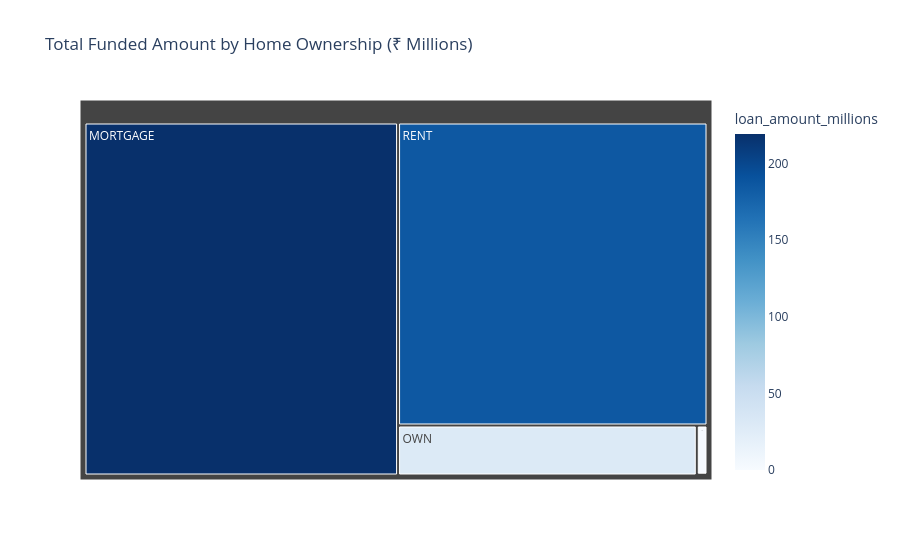

The cell this chart's notebook holds for it:
### Markdown cell above
### HOME OWNERSHIP BY TOTAL FUNDED AMOUNT

### Code cell
home_funding = df.groupby('home_ownership')['loan_amount'].sum().reset_index()

home_funding['loan_amount_millions'] = (
    home_funding['loan_amount'] / 1_000_000
)

fig = px.treemap(
    home_funding,
    path=['home_ownership'],
    values='loan_amount_millions',
    color='loan_amount_millions',
    color_continuous_scale='Blues',
    title='Total Funded Amount by Home Ownership (₹ Millions)'
)

fig.show()

### Figure 1 — Plotly figure (JSON) as saved in the notebook; plotly's stock layout.template omitted (floating-point values rounded to 4 significant figures)
{"data": [{"branchvalues": "total", "customdata": [[219.3], [0.0168], [1.045], [29.6], [185.8]], "domain": {"x": [0, 1], "y": [0, 1]}, "hovertemplate": "labels=%{label}<br>loan_amount_millions_sum=%{value}<br>parent=%{parent}<br>id=%{id}<br>loan_amount_millions=%{color}<extra></extra>", "ids": ["MORTGAGE", "NONE", "OTHER", "OWN", "RENT"], "labels": ["MORTGAGE", "NONE", "OTHER", "OWN", "RENT"], "marker": {"coloraxis": "coloraxis", "colors": [219.3, 0.0168, 1.045, 29.6, 185.8]}, "name": "", "parents": ["", "", "", "", ""], "type": "treemap", "values": [219.3, 0.0168, 1.045, 29.6, 185.8]}], "layout": {"coloraxis": {"colorbar": {"title": {"text": "loan_amount_millions"}}, "colorscale": [[0, "rgb(247,251,255)"], [0.125, "rgb(222,235,247)"], [0.25, "rgb(198,219,239)"], [0.375, "rgb(158,202,225)"], [0.5, "rgb(107,174,214)"], [0.625, "rgb(66,146,198)"], [0.75, "rgb(33,113,181)"], [0.875, "rgb(8,81,156)"], [1, "rgb(8,48,107)"]]}, "legend": {"tracegroupgap": 0}, "title": {"text": "Total Funded Amount by Home Ownership (₹ Millions)"}}}
